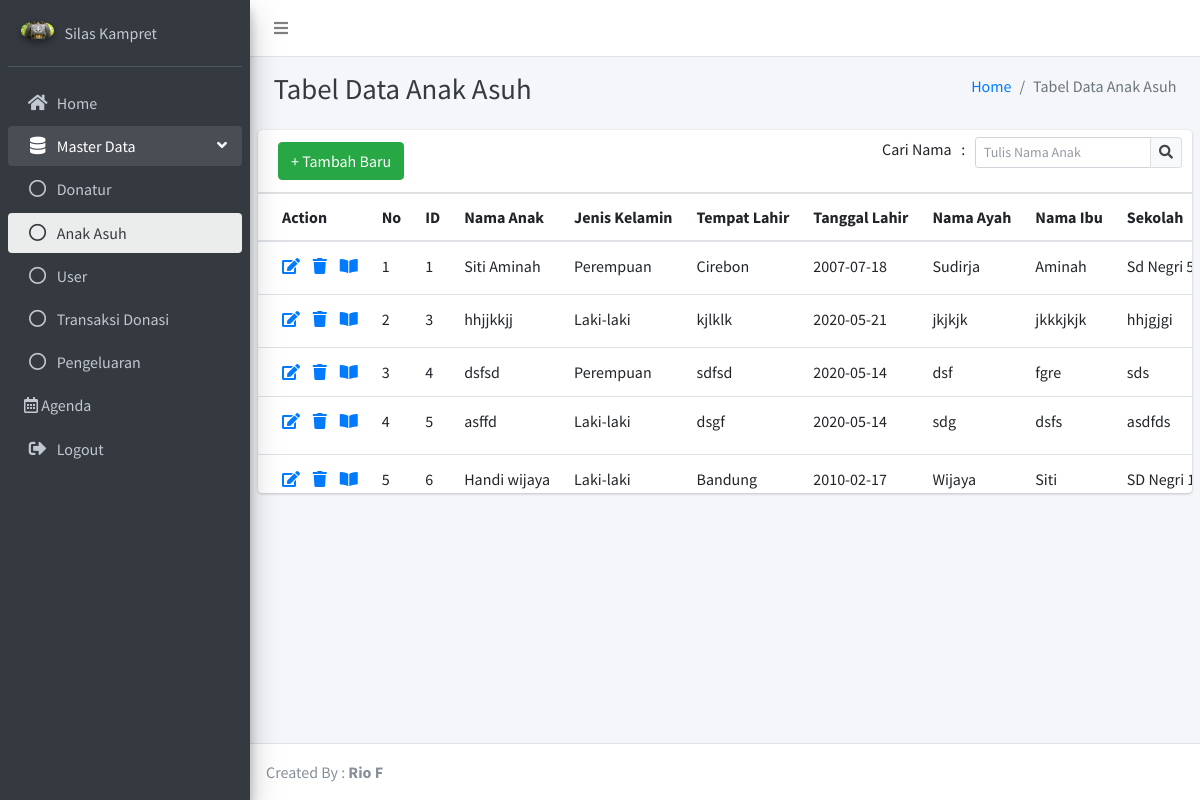
Page /index.php?mod=anak (signed in) on the committed database.
### tables this page shows
CREATE TABLE `ank_asuh` (
  `id_ank` int(11) NOT NULL,
  `nama_anak` varchar(255) NOT NULL,
  `jenis_kelamin` varchar(10) NOT NULL,
  `tempat_lahir` varchar(255) NOT NULL,
  `tanggal_lahir` date NOT NULL,
  `nama_ayah` varchar(255) NOT NULL,
  `nama_ibu` varchar(255) NOT NULL,
  `sekolah` varchar(50) NOT NULL,
  `tgl_masuk` date NOT NULL,
  `kelas` varchar(3) NOT NULL,
  `alamat_asal` varchar(255) NOT NULL,
  `nik_sekolah` varchar(20) NOT NULL,
  `alasan_masuk` varchar(100) NOT NULL,
  `tahun_masuk` int(5) NOT NULL,
  `gambar` varchar(255) NOT NULL
);

### modules/anak/anak.php (the view, shortened to what this page needs)
<?php
if(isset($_POST['kirim'])==1){
  $c=" where nama_lengkap like '%" . $_POST['table_search']. "%'";
} else {
  $c="";
}
    $sql = "SELECT * FROM ank_asuh" . $c;
    $result = mysqli_query($con,$sql);
    $modname="anak";
?>
<div class="content-header">
  <div class="container-fluid">
    <div class="row mb-2">
      <div class="col-sm-6">
        <h1 class="m-0 text-dark">Tabel Data Anak Asuh</h1>
      </div>
      <div class="col-sm-6">
        <ol class="breadcrumb float-sm-right">
          <li class="breadcrumb-item"><a href="index.php?mod=home">Home</a></li>
          <li class="breadcrumb-item active">Tabel Data Anak Asuh</li>
        </ol>
      </div>
    </div>
  </div>
</div>
<div class="row">
  <div class="col-12">
    <div class="card">
      <form name="form1" method="post" action="">
        <div class="card-header">
<?php if ($_SESSION['suser'] == 'admin') { ?>
          <a href="index.php?mod=<?php echo $modname; ?>_new" class="btn btn-s-md btn-success"> + Tambah Baru</a>
<?php } else { ?>
          <h3 class="card-title">Daftar Data Anak Asuh</h3>
<?php } ?>
            <div class="card-tools">
              <div class="input-group input-group-sm" style="width: 300px;">
               Cari Nama&nbsp;&nbsp;&nbsp;:&nbsp;&nbsp;&nbsp;
                <input type="text" name="table_search" class="form-control float-right" placeholder="Tulis Nama Anak">
                  <div class="input-group-append">
                    <button type="submit" class="btn btn-default"><i class="fas fa-search"></i></button>
                  </div>
              </div>
            </div>
        </div>
      </form>
      <div class="card-body table-responsive p-0" style="height: 300px;">
        <table class="table table-head-fixed text-nowrap">
          <thead>
            <tr>
<?php if ($_SESSION['suser'] == 'admin') { ?>
              <th>Action</th>
<?php } ?>
              <th width="20">No</th>
              <th>ID</th>
              <th>Nama Anak</th>
              <th>Jenis Kelamin</th>
              <th>Tempat Lahir</th>
              <th>Tanggal Lahir</th>
              <th>Nama Ayah</th>
              <th>Nama Ibu</th>
              <th>Sekolah</th>
            </tr>
          </thead>
          <tbody>
            <?php
                $i=1;
                while($data = mysqli_fetch_array($result)){
            ?>
            <tr>
<?php if ($_SESSION['suser'] == 'admin') { ?>
                <td>
                  <div align="center">
                    <a href="index.php?mod=<?php echo $modname; ?>_edit&id=<?php echo $data['id_ank'] ?>">
                      <span class="fa fa-edit" style="font-size:16px">
                      </span>
                    </a>
                    <a href="index.php?mod=<?php echo $modname; ?>_delete&id=<?php echo $data['id_ank'] ?>">
                      <span class="fa fa-trash" style="font-size:16px">
                      </span>
                    </a>
                    <a href="index.php?mod=<?php echo $modname; ?>_detail&id=<?php echo $data['id_ank'] ?>">
                      <span class="fa fa-book-open" style="font-size:16px">
                      </span>
                    </a>
                  </div>
                </td>
<?php } ?>
                <td><?php echo $i; ?></td>
                <td><?php echo $data['id_ank'] ?></td>
                <td><?php echo $data['nama_anak'] ?></td>
                <td><?php echo $data['jenis_kelamin'] ?></td>
                <td><?php echo $data['tempat_lahir'] ?></td>
                <td><?php echo $data['tanggal_lahir'] ?></td>
                <td><?php echo $data['nama_ayah'] ?></td>
                <td><?php echo $data['nama_ibu'] ?></td>
                <td><?php echo $data['sekolah'] ?></td>
            </tr>
            <?php
                $i++;
                }
            ?>
          </tbody>
        </table>
      </div>
    </div>
  </div>
</div>

### rows in the picture
ank_asuh: id_ank "1", nama_anak "Siti Aminah", jenis_kelamin "Perempuan", tempat_lahir "Cirebon", tanggal_lahir "2007-07-18", nama_ayah "Sudirja", nama_ibu "Aminah", sekolah "Sd Negri…"
ank_asuh: id_ank "3", nama_anak "hhjjkkjj", jenis_kelamin "Laki-laki", tempat_lahir "kjlklk", tanggal_lahir "2020-05-21", nama_ayah "jkjkjk", nama_ibu "jkkkjkjk", sekolah "hhjgjgi"
ank_asuh: id_ank "4", nama_anak "dsfsd", jenis_kelamin "Perempuan", tempat_lahir "sdfsd", tanggal_lahir "2020-05-14", nama_ayah "dsf", nama_ibu "fgre", sekolah "sds"
ank_asuh: id_ank "5", nama_anak "asffd", jenis_kelamin "Laki-laki", tempat_lahir "dsgf", tanggal_lahir "2020-05-14", nama_ayah "sdg", nama_ibu "dsfs", sekolah "asdfds"
ank_asuh: id_ank "6", nama_anak "Handi wijaya", jenis_kelamin "Laki-laki", tempat_lahir "Bandung", tanggal_lahir "2010-02-17", nama_ayah "Wijaya", nama_ibu "Siti", sekolah "SD Negri…"
